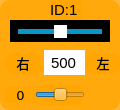
    <widget class="QWidget" name="widget_id6" native="true">
     <property name="geometry">
      <rect>
       <x>240</x>
       <y>450</y>
       <width>120</width>
       <height>110</height>
      </rect>
     </property>
     <property name="styleSheet">
      <string notr="true">background-color: rgba(255, 165, 0, 200);
border-radius:10px;</string>
     </property>
     <widget class="QLabel" name="label_ID6">
      <property name="geometry">
       <rect>
        <x>50</x>
        <y>0</y>
        <width>32</width>
        <height>20</height>
       </rect>
      </property>
      <property name="font">
       <font>
        <family>Arial</family>
        <pointsize>11</pointsize>
       </font>
      </property>
      <property name="styleSheet">
       <string notr="true">background-color: rgb(255, 255, 255， 0);
border-radius:0px;</string>
      </property>
      <property name="text">
       <string>ID:1</string>
      </property>
     </widget>
     <widget class="QSlider" name="horizontalSlider_pulse_6">
      <property name="geometry">
       <rect>
        <x>10</x>
        <y>20</y>
        <width>100</width>
        <height>22</height>
       </rect>
      </property>
      <property name="autoFillBackground">
       <bool>false</bool>
      </property>
      <property name="styleSheet">
       <string notr="true">QSlider{
	border-radius:0px;
	 background-color: rgb(0, 0, 0);
}

QSlider::handle {/*设置中间的那个滑动的键*/                           
    border: 10px solid rgb(255, 255, 255)
}
QSlider::handle:horizontal{
    width: -1px;
    margin: -4px; /* height */
}
QSlider::groove{
    background: rgb(10, 150, 200);
}
QSlider::groove:horizontal {
    height: 5px; 
	left:8px; right: 8px;
}</string>
      </property>
      <property name="minimum">
       <number>0</number>
      </property>
      <property name="maximum">
       <number>1000</number>
      </property>
      <property name="pageStep">
       <number>1</number>
      </property>
      <property name="value">
       <number>500</number>
      </property>
      <property name="orientation">
       <enum>Qt::Horizontal</enum>
      </property>
     </widget>
     <widget class="QLineEdit" name="lineEdit_6">
      <property name="geometry">
       <rect>
        <x>44</x>
        <y>50</y>
        <width>41</width>
        <height>25</height>
       </rect>
      </property>
      <property name="font">
       <font>
        <family>Arial</family>
        <pointsize>11</pointsize>
       </font>
      </property>
      <property name="autoFillBackground">
       <bool>false</bool>
      </property>
      <property name="styleSheet">
       <string notr="true">background-color: rgb(255, 255, 255);
border-radius:0px;</string>
      </property>
      <property name="text">
       <string>500</string>
      </property>
      <property name="alignment">
       <set>Qt::AlignCenter</set>
      </property>
      <property name="readOnly">
       <bool>false</bool>
      </property>
     </widget>
     <widget class="QLabel" name="label_left_2">
      <property name="geometry">
       <rect>
        <x>85</x>
        <y>53</y>
        <width>36</width>
        <height>21</height>
       </rect>
      </property>
      <property name="font">
       <font>
        <family>黑体</family>
        <pointsize>10</pointsize>
       </font>
      </property>
      <property name="styleSheet">
       <string notr="true">background-color: rgb(255, 255, 255， 0);</string>
      </property>
      <property name="text">
       <string>&lt;html&gt;&lt;head/&gt;&lt;body&gt;&lt;p align=&quot;center&quot;&gt;左&lt;/p&gt;&lt;/body&gt;&lt;/html&gt;</string>
      </property>
      <property name="alignment">
       <set>Qt::AlignCenter</set>
      </property>
     </widget>
     <widget class="QLabel" name="label_d6">
      <property name="geometry">
       <rect>
        <x>5</x>
        <y>87</y>
        <width>31</width>
        <height>16</height>
       </rect>
      </property>
      <property name="font">
       <font>
        <family>DejaVu Sans</family>
        <pointsize>10</pointsize>
       </font>
      </property>
      <property name="styleSheet">
       <string notr="true">background-color: rgb(255, 255, 255， 0);</string>
      </property>
      <property name="text">
       <string>0</string>
      </property>
      <property name="alignment">
       <set>Qt::AlignCenter</set>
      </property>
     </widget>
     <widget class="QLabel" name="label_right_2">
      <property name="geometry">
       <rect>
        <x>5</x>
        <y>53</y>
        <width>36</width>
        <height>21</height>
       </rect>
      </property>
      <property name="font">
       <font>
        <family>黑体</family>
        <pointsize>10</pointsize>
       </font>
      </property>
      <property name="styleSheet">
       <string notr="true">background-color: rgb(255, 255, 255， 0);</string>
      </property>
      <property name="text">
       <string>&lt;html&gt;&lt;head/&gt;&lt;body&gt;&lt;p align=&quot;center&quot;&gt;右&lt;/p&gt;&lt;/body&gt;&lt;/html&gt;</string>
      </property>
      <property name="alignment">
       <set>Qt::AlignCenter</set>
      </property>
     </widget>
     <widget class="QSlider" name="horizontalSlider_dev_6">
      <property name="geometry">
       <rect>
        <x>35</x>
        <y>85</y>
        <width>50</width>
        <height>20</height>
       </rect>
      </property>
      <property name="styleSheet">
       <string notr="true">background-color: rgb(255, 255, 255， 0);</string>
      </property>
      <property name="minimum">
       <number>-125</number>
      </property>
      <property name="maximum">
       <number>125</number>
      </property>
      <property name="pageStep">
       <number>1</number>
      </property>
      <property name="orientation">
       <enum>Qt::Horizontal</enum>
      </property>
     </widget>
    </widget>
